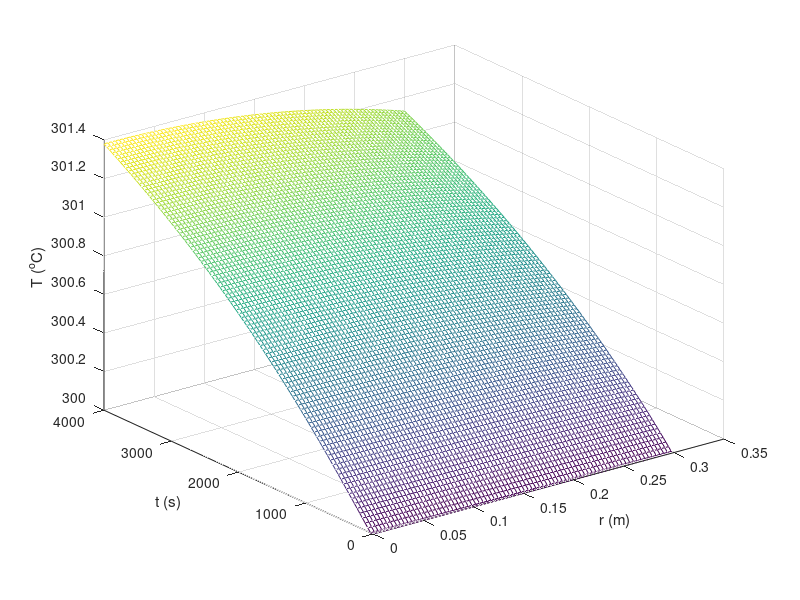

Recreate this plot in MATLAB.
clc;clear;close all

Ti = 300; % initial temperature
p = 960; Cp = 2200; R = 0.3; h = 75; qdot = 1000; Tinf = 300;
k0 = 0.16;

ndx = 80; nx = ndx+1;
dr = R/ndx;
r = 0:dr:R;

ndt=100; Lt = 4000;
nt=ndt+1;
dt=Lt/ndt;
t=0:dt:Lt;

alpha = k0*dt/p/Cp/dr^2;
beta = qdot*dt/p/Cp;

T = ones(nt,nx)*Ti;

for m = 2:nt-1
    err = 1;
    T(m+1,:) = T(m,:); % initial guess (last step temperature)
    j = zeros(nx,nx);
    b = zeros(nx,1);
    while err > 1e-3  % for newton-rafson
        for i = 2:nx-1
            j(i,i+1) = -alpha/r(i)*(r(i+1)*(2*T(m+1,i+1)-T(m+1,i)));
            j(i,i) = 1+alpha/r(i) *(r(i+1)*T(m+1,i+1)+r(i)*(2*T(m+1,i)-T(m+1,i-1)));
            j(i,i-1) = -alpha*T(m+1,i);
            b(i) = -(T(m+1,i)-T(m,i)-alpha/r(i)*(r(i+1)*(T(m+1,i+1)^2-T(m+1,i+1)*T(m+1,i))-r(i)*(T(m+1,i)^2-T(m+1,i)*T(m+1,i-1)))-beta);  
        end
        j(1,1) = -1; j(1,2) = 1; b(1) = -(T(m+1,2)-T(m+1,1));
        j(nx,nx) = -k0*2*T(m+1,nx)+k0*T(m+1,nx-1)-h*dr;
        j(nx,nx-1) = k0*T(m+1,nx);
        b(nx) = -(-k0*T(m+1,nx)^2+k0*T(m+1,nx)*T(m+1,nx-1)-h*dr*T(m+1,nx)+h*dr*Tinf);
        dT = j\b;
        T(m+1,:) = T(m+1,:) + dT';
        err = max(abs(dT));
    end
end

mesh(r,t,T)
xlabel('r (m)')
ylabel('t (s)')
zlabel('T (^oC)')
